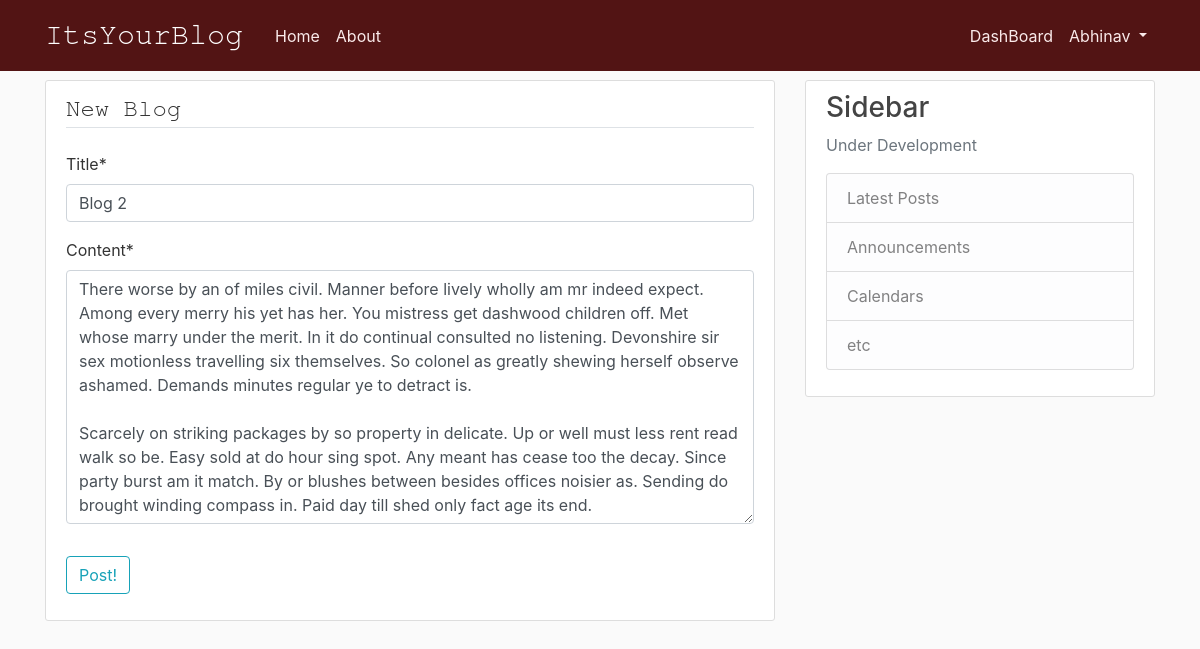
Before: /blog/2/update/ (signed in) with the older database file.
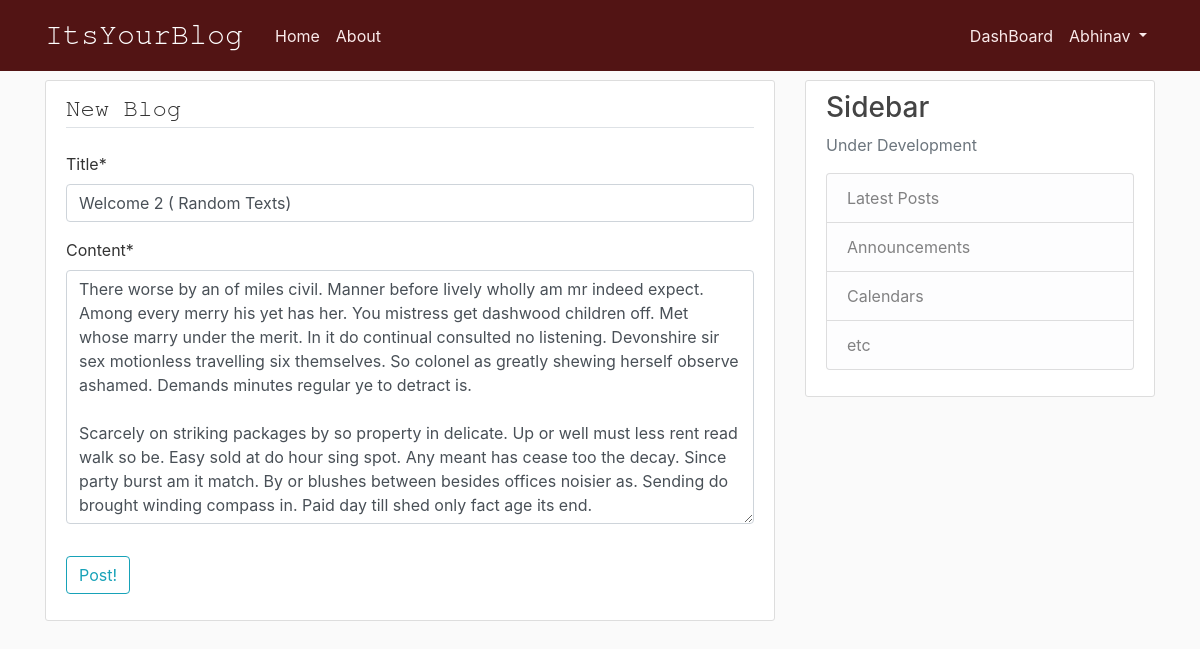
After: the same page with the newer database file.
### blog/models.py (models this page shows, shortened)
class Post(models.Model):
	title = models.CharField(max_length = 100)
	content = models.TextField()
	date_posted = models.DateTimeField(default=timezone.now)
	author = models.ForeignKey(User, on_delete=models.CASCADE)

### blog/views.py (the view, shortened to what this page needs)
# urls.py: path('blog/<int:pk>/update/', PostUpdateView.as_view(), name = 'blog-update'),	# |
class PostUpdateView(LoginRequiredMixin, UserPassesTestMixin, UpdateView):
	model = Post
	fields = ['title', 'content']
	def test_func(self):					# to check that the current user is same as the blog author
		post = self.get_object()			# if this returns true then only update occurs
		if self.request.user == post.author:
			return True
		return False

### blog/templates/blog/post_form.html (shortened to what this page needs)
{% extends "blog/base.html" %}
{% load crispy_forms_tags %}
{% block content %}
	<div class = 'content-section'>
		<form method="POST" >
			<fieldset class="form-group">
				<legend class="border-bottom mb-4" style="font-family: FreeMono">
					New Blog
				</legend>
				{{ form|crispy }}
			</fieldset>
			<div class = "form-group">
				<button class="btn btn-outline-info" type="submit">Post!</button>
			</div>
		</form>
	</div>
{% endblock content %}

Changed rows visible on the page:
changed Post: title "Blog 2" → "Welcome 2 ( Random Texts)"
